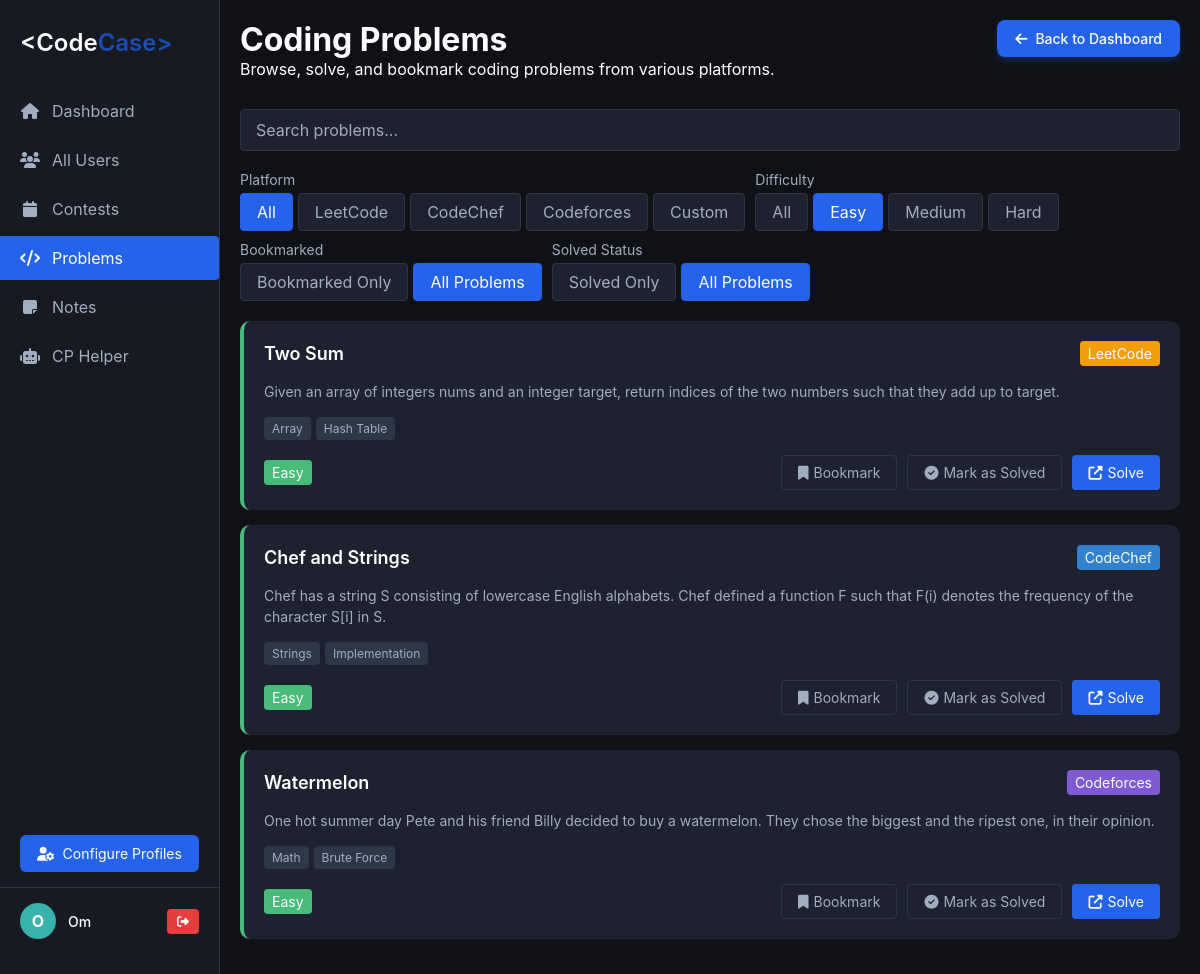
/problems.php?difficulty=easy (signed in), run on the app's committed database.
### tables this page shows
CREATE TABLE `problems` (
    `id` int(11) NOT NULL,
    `title` varchar(255) NOT NULL,
    `difficulty` enum('Easy','Medium','Hard') NOT NULL,
    `platform` varchar(50) NOT NULL,
    `problem_url` varchar(255) NOT NULL,
    `description` text DEFAULT NULL,
    `tags` text DEFAULT NULL,
    `created_at` timestamp NOT NULL DEFAULT current_timestamp()
  );

### problems.php (the view, shortened to what this page needs)
<?php
require 'config.php';
if (isset($_SESSION['name']) && isset($_SESSION['email'])) {
    $name = $_SESSION['name'];
    $email = $_SESSION['email'];
}
$platform_filter = $_GET['platform'] ?? 'all';
$difficulty_filter = $_GET['difficulty'] ?? 'all';
$bookmarked_filter = isset($_GET['bookmarked']) ? ($_GET['bookmarked'] === '1') : false;
$sql = "SELECT p.id, p.title, p.difficulty, p.platform, p.problem_url, p.description, p.tags,
        CASE WHEN b.id IS NOT NULL THEN 1 ELSE 0 END AS bookmarked,
        CASE WHEN sp.id IS NOT NULL THEN 1 ELSE 0 END AS solved
        FROM problems p
        LEFT JOIN bookmarks b ON p.id = b.problem_id AND b.user_email = ?
        LEFT JOIN solved_problems sp ON p.id = sp.problem_id AND sp.user_email = ?";
$where_clauses = [];
$params = [$email, $email];
$types = "ss";
if ($difficulty_filter !== 'all') {
    $where_clauses[] = "p.difficulty = ?";
    $params[] = $difficulty_filter;
    $types .= "s";
}
$solved_filter = isset($_GET['solved']) ? ($_GET['solved'] === '1') : false;
if (!empty($where_clauses)) {
    $sql .= " WHERE " . implode(" AND ", $where_clauses);
}
$stmt = $conn->prepare($sql);
if (!empty($params)) {
    $stmt->bind_param($types, ...$params);
}
$stmt->execute();
$result = $stmt->get_result();
$problems = [];
while ($row = $result->fetch_assoc()) {
    $row['tags'] = explode(',', $row['tags']);
    $row['url'] = $row['problem_url'];
    $row['bookmarked'] = (bool)$row['bookmarked'];
    $problems[] = $row;
}
$filtered_problems = $problems;
?>
<!DOCTYPE html>
<html lang="en">
<head>
    <link rel="stylesheet" href="https://cdnjs.cloudflare.com/ajax/libs/font-awesome/6.4.0/css/all.min.css">
    <link rel="stylesheet" href="dashboard.css">
    <link rel="stylesheet" href="problems.css">
</head>
<body>
    <div class="sidebar">
        <div class="logo">
            <h1><span class="logo-text">&lt;Code<span style="color: #1a4eaf">Case&gt;</span></span></h1>
        </div>
        <div class="nav-menu">
            <a href="dashboard.php" class="nav-item">
                <i class="fas fa-home"></i>
                <span>Dashboard</span>
            </a>
            <a href="allusers.php" class="nav-item">
                <i class="fas fa-users"></i>
                <span>All Users</span>
            </a>
            <a href="contests.php" class="nav-item">
                <i class="fas fa-calendar"></i>
                <span>Contests</span>
            </a>
            <a href="problems.php" class="nav-item active">
                <i class="fas fa-code"></i>
                <span>Problems</span>
            </a>
            <a href="notes.php" class="nav-item">
                <i class="fas fa-sticky-note"></i>
                <span>Notes</span>
            </a>
            <a href="cp_helper.php" class="nav-item">
                <i class="fas fa-robot"></i>
                <span>CP Helper</span>
            </a>
        </div>
        <div class="configure-profiles">
            <a href="profile.php" class="configure-btn">
                <i class="fas fa-user-cog"></i>
                <span>Configure Profiles</span>
            </a>
        </div>
        <div class="user-profile">
            <div class="user-avatar">
                <?php echo substr($name, 0, 1); ?>
            </div>
            <div class="user-info">
                <div class="user-name"><?php echo htmlspecialchars($name); ?></div>
            </div>
            <button class="logout-btn" onclick="confirmLogout()">
                <i class="fas fa-sign-out-alt"></i>
            </button>
        </div>
    </div>
    <div class="main-content">
        <div class="header-with-button">
            <div>
                <a href="dashboard.php" class="back-to-dashboard-btn">
                    <i class="fas fa-arrow-left"></i> Back to Dashboard
                </a>
                <h1>Coding Problems</h1>
                <p>Browse, solve, and bookmark coding problems from various platforms.</p>
            </div>
        </div>
        <div class="search-container">
            <input type="text" class="search-input" placeholder="Search problems..." id="problemSearch">
        </div>
        <div class="filter-container">
            <div class="filter-group">
                <div class="filter-label">Platform</div>
                <div class="filter-options">
                    <a href="?platform=all<?php echo $difficulty_filter !== 'all' ? '&difficulty=' . $difficulty_filter : ''; ?><?php echo $bookmarked_filter ? '&bookmarked=1' : ''; ?>" class="filter-btn <?php echo $platform_filter === 'all' ? 'active' : ''; ?>">All</a>
                    <a href="?platform=leetcode<?php echo $difficulty_filter !== 'all' ? '&difficulty=' . $difficulty_filter : ''; ?><?php echo $bookmarked_filter ? '&bookmarked=1' : ''; ?>" class="filter-btn <?php echo $platform_filter === 'leetcode' ? 'active' : ''; ?>">LeetCode</a>
                    <a href="?platform=codechef<?php echo $difficulty_filter !== 'all' ? '&difficulty=' . $difficulty_filter : ''; ?><?php echo $bookmarked_filter ? '&bookmarked=1' : ''; ?>" class="filter-btn <?php echo $platform_filter === 'codechef' ? 'active' : ''; ?>">CodeChef</a>
                    <a href="?platform=codeforces<?php echo $difficulty_filter !== 'all' ? '&difficulty=' . $difficulty_filter : ''; ?><?php echo $bookmarked_filter ? '&bookmarked=1' : ''; ?>" class="filter-btn <?php echo $platform_filter === 'codeforces' ? 'active' : ''; ?>">Codeforces</a>
                    <a href="?platform=custom<?php echo $difficulty_filter !== 'all' ? '&difficulty=' . $difficulty_filter : ''; ?><?php echo $bookmarked_filter ? '&bookmarked=1' : ''; ?>" class="filter-btn <?php echo $platform_filter === 'custom' ? 'active' : ''; ?>">Custom</a>
                </div>
            </div>
            <div class="filter-group">
                <div class="filter-label">Difficulty</div>
                <div class="filter-options">
                    <a href="?difficulty=all<?php echo $platform_filter !== 'all' ? '&platform=' . $platform_filter : ''; ?><?php echo $bookmarked_filter ? '&bookmarked=1' : ''; ?>" class="filter-btn <?php echo $difficulty_filter === 'all' ? 'active' : ''; ?>">All</a>
                    <a href="?difficulty=easy<?php echo $platform_filter !== 'all' ? '&platform=' . $platform_filter : ''; ?><?php echo $bookmarked_filter ? '&bookmarked=1' : ''; ?>" class="filter-btn <?php echo $difficulty_filter === 'easy' ? 'active' : ''; ?>">Easy</a>
                    <a href="?difficulty=medium<?php echo $platform_filter !== 'all' ? '&platform=' . $platform_filter : ''; ?><?php echo $bookmarked_filter ? '&bookmarked=1' : ''; ?>" class="filter-btn <?php echo $difficulty_filter === 'medium' ? 'active' : ''; ?>">Medium</a>
                    <a href="?difficulty=hard<?php echo $platform_filter !== 'all' ? '&platform=' . $platform_filter : ''; ?><?php echo $bookmarked_filter ? '&bookmarked=1' : ''; ?>" class="filter-btn <?php echo $difficulty_filter === 'hard' ? 'active' : ''; ?>">Hard</a>
                </div>
            </div>
            <div class="filter-group">
                <div class="filter-label">Bookmarked</div>
                <div class="filter-options">
                    <a href="?<?php echo $platform_filter !== 'all' ? 'platform=' . $platform_filter . '&' : ''; ?><?php echo $difficulty_filter !== 'all' ? 'difficulty=' . $difficulty_filter . '&' : ''; ?>bookmarked=1" class="filter-btn <?php echo $bookmarked_filter ? 'active' : ''; ?>">Bookmarked Only</a>
                    <a href="?<?php echo $platform_filter !== 'all' ? 'platform=' . $platform_filter : ''; ?><?php echo $difficulty_filter !== 'all' ? '&difficulty=' . $difficulty_filter : ''; ?>" class="filter-btn <?php echo !$bookmarked_filter ? 'active' : ''; ?>">All Problems</a>
                </div>
            </div>
            <div class="filter-group">
                <div class="filter-label">Solved Status</div>
                <div class="filter-options">
                    <a href="?<?php echo $platform_filter !== 'all' ? 'platform=' . $platform_filter . '&' : ''; ?><?php echo $difficulty_filter !== 'all' ? 'difficulty=' . $difficulty_filter . '&' : ''; ?>solved=1" class="filter-btn <?php echo $solved_filter ? 'active' : ''; ?>">Solved Only</a>
                    <a href="?<?php echo $platform_filter !== 'all' ? 'platform=' . $platform_filter : ''; ?><?php echo $difficulty_filter !== 'all' ? '&difficulty=' . $difficulty_filter : ''; ?>" class="filter-btn <?php echo !$solved_filter ? 'active' : ''; ?>">All Problems</a>
                </div>
            </div>
        </div>
        <div class="problems-container">
            <?php if (empty($filtered_problems)): ?>
                <div class="dashboard-card">
                    <p>No problems found matching your filters.</p>
                </div>
            <?php else: ?>
                <?php foreach ($filtered_problems as $problem): ?>
                    <div class="problem-card <?php echo strtolower($problem['difficulty']); ?>">
                        <div class="problem-header">
                            <div class="problem-title">
                                <?php echo htmlspecialchars($problem['title']); ?>
                            </div>
                            <div class="problem-platform platform-<?php echo strtolower($problem['platform']); ?>">
                                <?php echo htmlspecialchars($problem['platform']); ?>
                            </div>
                        </div>
                        <div class="problem-description">
                            <?php echo htmlspecialchars($problem['description']); ?>
                        </div>
                        <div class="problem-tags">
                            <?php foreach ($problem['tags'] as $tag): ?>
                                <span class="tag"><?php echo htmlspecialchars($tag); ?></span>
                            <?php endforeach; ?>
                        </div>
                        <div class="problem-actions">
                            <div class="difficulty difficulty-<?php echo strtolower($problem['difficulty']); ?>">
                                <?php echo htmlspecialchars($problem['difficulty']); ?>
                            </div>
                            <div class="action-buttons">
                                <button class="problem-btn bookmark-btn <?php echo $problem['bookmarked'] ? 'active' : ''; ?>" onclick="toggleBookmark(<?php echo $problem['id']; ?>)">
                                    <i class="fas <?php echo $problem['bookmarked'] ? 'fa-bookmark' : 'fa-bookmark'; ?>"></i>
                                    <?php echo $problem['bookmarked'] ? 'Bookmarked' : 'Bookmark'; ?>
                                </button>
                                <?php if (!$problem['solved']): ?>
                                    <button class="problem-btn solved-btn" onclick="markAsSolved(<?php echo $problem['id']; ?>)">
                                        <i class="fas fa-check-circle"></i>
                                        Mark as Solved
                                    </button>
                                <?php endif; ?>
                                <a href="<?php echo htmlspecialchars($problem['url']); ?>" target="_blank" class="problem-btn">
                                    <i class="fas fa-external-link-alt"></i>
                                    Solve
                                </a>
                            </div>
                        </div>
                    </div>
                <?php endforeach; ?>
            <?php endif; ?>
        </div>
    </div>
</body>
</html>

### dashboard.css (style rules this page uses)
* { margin: 0; padding: 0; box-sizing: border-box; font-family: -apple-system, BlinkMacSystemFont, 'Segoe UI', Roboto, Oxygen, Ubuntu, Cantarell, 'Open Sans', 'Helvetica Neue', sans-serif; }
body { background-color: #0f1117; color: #fff; display: flex; min-height: 100vh; }
.sidebar { position: fixed; width: 220px; height: 100%; background-color: #171923; padding: 20px 0; display: flex; flex-direction: column; border-right: 1px solid #2d3748; }
.logo { display: flex; align-items: center; padding: 0 20px 20px; margin-bottom: 10px; }
.logo-text { font-size: 24px; font-weight: 600; }
.nav-menu { flex: 1; }
.nav-item { display: flex; align-items: center; padding: 12px 20px; color: #a0aec0; text-decoration: none; transition: all 0.3s; margin-bottom: 5px; }
.nav-item i { margin-right: 12px; width: 20px; text-align: center; }
.nav-item.active { background-color: #2563eb; color: white; border-radius: 0 4px 4px 0; }
.user-profile { display: flex; align-items: center; padding: 15px 20px; border-top: 1px solid #2d3748; margin-top: auto; }
.user-avatar { width: 36px; height: 36px; border-radius: 50%; background-color: #38b2ac; display: flex; align-items: center; justify-content: center; margin-right: 12px; color: white; font-weight: bold; }
.user-info { flex: 1; }
.user-name { font-weight: 500; font-size: 14px; }
.main-content { flex: 1; padding: 20px; overflow-y: auto; }
.logout-btn { background-color: #e53e3e; color: white; border: none; padding: 5px 10px; border-radius: 4px; cursor: pointer; font-size: 12px; margin-left: 10px; }
.configure-profiles { display: flex; justify-content: center; margin-top: auto; padding: 0 20px 15px 20px; }
.configure-btn { display: flex; align-items: center; justify-content: center; width: 100%; padding: 10px; background-color: #2563eb; color: white; border: none; border-radius: 6px; cursor: pointer; font-size: 14px; text-decoration: none; transition: background-color 0.3s; }
.configure-btn i { margin-right: 8px; }

### data on the page
problems: title "Two Sum", platform "LeetCode", description "Given an array of integers nums and an integer target, return indices of the two numbers such that they add up to target.", tag "Array", tag "Hash Table", difficulty "Easy"
problems: title "Chef and Strings", platform "CodeChef", description "Chef has a string S consisting of lowercase English alphabets. Chef defined a function F such that F(i) denotes the frequency of the character S[i] in S.", tag "Strings", tag "Implementation", difficulty "Easy"
problems: title "Watermelon", platform "Codeforces", description "One hot summer day Pete and his friend Billy decided to buy a watermelon. They chose the biggest and the ripest one, in their opinion.", tag "Math", tag "Brute Force", difficulty "Easy"

### other printed values
substr($name, 0, 1) "O"
$name "Om"
